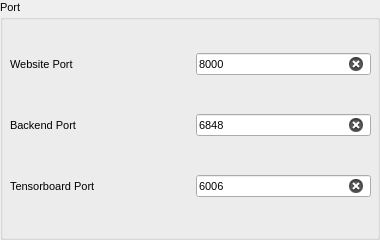
                  <widget class="QGroupBox" name="portGroupBox">
                   <property name="font">
                    <font>
                     <family>Arial</family>
                     <pointsize>8</pointsize>
                     <weight>50</weight>
                     <italic>false</italic>
                     <bold>false</bold>
                    </font>
                   </property>
                   <property name="title">
                    <string>Port</string>
                   </property>
                   <widget class="QWidget" name="layoutWidget">
                    <property name="geometry">
                     <rect>
                      <x>10</x>
                      <y>20</y>
                      <width>361</width>
                      <height>211</height>
                     </rect>
                    </property>
                    <layout class="QVBoxLayout" name="verticalLayout_5">
                     <item>
                      <layout class="QHBoxLayout" name="horizontalLayout_9">
                       <item>
                        <widget class="QLabel" name="label_7">
                         <property name="font">
                          <font>
                           <family>Arial</family>
                           <pointsize>8</pointsize>
                           <weight>50</weight>
                           <italic>false</italic>
                           <bold>false</bold>
                          </font>
                         </property>
                         <property name="text">
                          <string>Website Port</string>
                         </property>
                        </widget>
                       </item>
                       <item>
                        <widget class="QLineEdit" name="websitePortInput">
                         <property name="sizePolicy">
                          <sizepolicy hsizetype="Maximum" vsizetype="Fixed">
                           <horstretch>0</horstretch>
                           <verstretch>0</verstretch>
                          </sizepolicy>
                         </property>
                         <property name="maximumSize">
                          <size>
                           <width>175</width>
                           <height>16777215</height>
                          </size>
                         </property>
                         <property name="font">
                          <font>
                           <family>Arial</family>
                           <pointsize>8</pointsize>
                           <weight>50</weight>
                           <italic>false</italic>
                           <bold>false</bold>
                          </font>
                         </property>
                         <property name="text">
                          <string>8000</string>
                         </property>
                         <property name="alignment">
                          <set>Qt::AlignLeading|Qt::AlignLeft|Qt::AlignVCenter</set>
                         </property>
                         <property name="clearButtonEnabled">
                          <bool>true</bool>
                         </property>
                        </widget>
                       </item>
                      </layout>
                     </item>
                     <item>
                      <layout class="QHBoxLayout" name="horizontalLayout_12">
                       <item>
                        <widget class="QLabel" name="label_11">
                         <property name="font">
                          <font>
                           <family>Arial</family>
                           <pointsize>8</pointsize>
                           <weight>50</weight>
                           <italic>false</italic>
                           <bold>false</bold>
                          </font>
                         </property>
                         <property name="text">
                          <string>Backend Port</string>
                         </property>
                        </widget>
                       </item>
                       <item>
                        <widget class="QLineEdit" name="backendPortInput">
                         <property name="sizePolicy">
                          <sizepolicy hsizetype="Maximum" vsizetype="Fixed">
                           <horstretch>0</horstretch>
                           <verstretch>0</verstretch>
                          </sizepolicy>
                         </property>
                         <property name="maximumSize">
                          <size>
                           <width>175</width>
                           <height>16777215</height>
                          </size>
                         </property>
                         <property name="font">
                          <font>
                           <family>Arial</family>
                           <pointsize>8</pointsize>
                           <weight>50</weight>
                           <italic>false</italic>
                           <bold>false</bold>
                          </font>
                         </property>
                         <property name="text">
                          <string>6848</string>
                         </property>
                         <property name="alignment">
                          <set>Qt::AlignLeading|Qt::AlignLeft|Qt::AlignVCenter</set>
                         </property>
                         <property name="clearButtonEnabled">
                          <bool>true</bool>
                         </property>
                        </widget>
                       </item>
                      </layout>
                     </item>
                     <item>
                      <layout class="QHBoxLayout" name="horizontalLayout_13">
                       <item>
                        <widget class="QLabel" name="label_12">
                         <property name="font">
                          <font>
                           <family>Arial</family>
                           <pointsize>8</pointsize>
                           <weight>50</weight>
                           <italic>false</italic>
                           <bold>false</bold>
                          </font>
                         </property>
                         <property name="text">
                          <string>Tensorboard Port</string>
                         </property>
                        </widget>
                       </item>
                       <item>
                        <widget class="QLineEdit" name="tensorboardPortInput">
                         <property name="sizePolicy">
                          <sizepolicy hsizetype="Maximum" vsizetype="Fixed">
                           <horstretch>0</horstretch>
                           <verstretch>0</verstretch>
                          </sizepolicy>
                         </property>
                         <property name="maximumSize">
                          <size>
                           <width>175</width>
                           <height>16777215</height>
                          </size>
                         </property>
                         <property name="font">
                          <font>
                           <family>Arial</family>
                           <pointsize>8</pointsize>
                           <weight>50</weight>
                           <italic>false</italic>
                           <bold>false</bold>
                          </font>
                         </property>
                         <property name="text">
                          <string>6006</string>
                         </property>
                         <property name="alignment">
                          <set>Qt::AlignLeading|Qt::AlignLeft|Qt::AlignVCenter</set>
                         </property>
                         <property name="clearButtonEnabled">
                          <bool>true</bool>
                         </property>
                        </widget>
                       </item>
                      </layout>
                     </item>
                    </layout>
                   </widget>
                  </widget>
